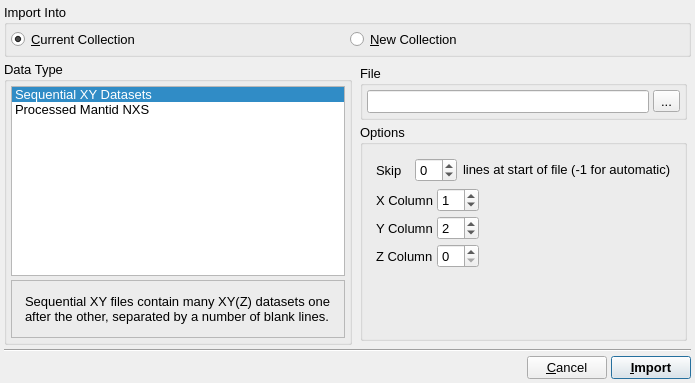
<?xml version="1.0" encoding="UTF-8"?>
<ui version="4.0">
 <class>ImportDialog</class>
 <widget class="QDialog" name="ImportDialog">
  <property name="geometry">
   <rect>
    <x>0</x>
    <y>0</y>
    <width>695</width>
    <height>383</height>
   </rect>
  </property>
  <property name="font">
   <font>
    <pointsize>10</pointsize>
   </font>
  </property>
  <property name="windowTitle">
   <string>Import Data</string>
  </property>
  <layout class="QVBoxLayout" name="verticalLayout_3">
   <property name="spacing">
    <number>4</number>
   </property>
   <property name="leftMargin">
    <number>4</number>
   </property>
   <property name="topMargin">
    <number>4</number>
   </property>
   <property name="rightMargin">
    <number>4</number>
   </property>
   <property name="bottomMargin">
    <number>4</number>
   </property>
   <item>
    <widget class="QGroupBox" name="ImportIntoGroup">
     <property name="sizePolicy">
      <sizepolicy hsizetype="Minimum" vsizetype="Minimum">
       <horstretch>0</horstretch>
       <verstretch>0</verstretch>
      </sizepolicy>
     </property>
     <property name="title">
      <string>Import Into</string>
     </property>
     <layout class="QHBoxLayout" name="horizontalLayout_7">
      <property name="spacing">
       <number>4</number>
      </property>
      <property name="leftMargin">
       <number>4</number>
      </property>
      <property name="topMargin">
       <number>4</number>
      </property>
      <property name="rightMargin">
       <number>4</number>
      </property>
      <property name="bottomMargin">
       <number>4</number>
      </property>
      <item>
       <widget class="QRadioButton" name="ImportIntoCurrentCollectionRadio">
        <property name="text">
         <string>&amp;Current Collection</string>
        </property>
        <property name="checked">
         <bool>true</bool>
        </property>
       </widget>
      </item>
      <item>
       <widget class="QRadioButton" name="ImportIntoNewCollectionRadio">
        <property name="text">
         <string>&amp;New Collection</string>
        </property>
       </widget>
      </item>
     </layout>
    </widget>
   </item>
   <item>
    <layout class="QHBoxLayout" name="horizontalLayout_3">
     <item>
      <widget class="QGroupBox" name="DataTypeGroup">
       <property name="sizePolicy">
        <sizepolicy hsizetype="Expanding" vsizetype="Preferred">
         <horstretch>0</horstretch>
         <verstretch>0</verstretch>
        </sizepolicy>
       </property>
       <property name="title">
        <string>Data Type</string>
       </property>
       <layout class="QVBoxLayout" name="verticalLayout">
        <property name="spacing">
         <number>4</number>
        </property>
        <property name="leftMargin">
         <number>4</number>
        </property>
        <property name="topMargin">
         <number>4</number>
        </property>
        <property name="rightMargin">
         <number>4</number>
        </property>
        <property name="bottomMargin">
         <number>4</number>
        </property>
        <item>
         <widget class="QListWidget" name="DataTypeList">
          <property name="editTriggers">
           <set>QAbstractItemView::NoEditTriggers</set>
          </property>
          <property name="currentRow">
           <number>0</number>
          </property>
          <item>
           <property name="text">
            <string>Sequential XY Datasets</string>
           </property>
          </item>
          <item>
           <property name="text">
            <string>Processed Mantid NXS</string>
           </property>
          </item>
         </widget>
        </item>
        <item>
         <widget class="QFrame" name="InfoFrame">
          <property name="sizePolicy">
           <sizepolicy hsizetype="Preferred" vsizetype="Expanding">
            <horstretch>0</horstretch>
            <verstretch>0</verstretch>
           </sizepolicy>
          </property>
          <property name="frameShape">
           <enum>QFrame::StyledPanel</enum>
          </property>
          <property name="frameShadow">
           <enum>QFrame::Sunken</enum>
          </property>
          <layout class="QHBoxLayout" name="horizontalLayout_5">
           <property name="spacing">
            <number>4</number>
           </property>
           <property name="leftMargin">
            <number>4</number>
           </property>
           <property name="topMargin">
            <number>4</number>
           </property>
           <property name="rightMargin">
            <number>4</number>
           </property>
           <property name="bottomMargin">
            <number>4</number>
           </property>
           <item>
            <widget class="QStackedWidget" name="InfoStack">
             <widget class="QWidget" name="SeqXYInfo">
              <layout class="QVBoxLayout" name="verticalLayout_5">
               <item>
                <widget class="QLabel" name="SeqZYInfoLabel">
                 <property name="sizePolicy">
                  <sizepolicy hsizetype="Expanding" vsizetype="Expanding">
                   <horstretch>0</horstretch>
                   <verstretch>0</verstretch>
                  </sizepolicy>
                 </property>
                 <property name="text">
                  <string>Sequential XY files contain many XY(Z) datasets one after the other, separated by a number of blank lines.</string>
                 </property>
                 <property name="wordWrap">
                  <bool>true</bool>
                 </property>
                </widget>
               </item>
              </layout>
             </widget>
             <widget class="QWidget" name="page_2"/>
            </widget>
           </item>
          </layout>
         </widget>
        </item>
       </layout>
      </widget>
     </item>
     <item>
      <widget class="QWidget" name="RightWidget" native="true">
       <property name="sizePolicy">
        <sizepolicy hsizetype="Expanding" vsizetype="Preferred">
         <horstretch>3</horstretch>
         <verstretch>0</verstretch>
        </sizepolicy>
       </property>
       <layout class="QVBoxLayout" name="verticalLayout_2">
        <property name="spacing">
         <number>4</number>
        </property>
        <property name="leftMargin">
         <number>4</number>
        </property>
        <property name="topMargin">
         <number>4</number>
        </property>
        <property name="rightMargin">
         <number>4</number>
        </property>
        <property name="bottomMargin">
         <number>4</number>
        </property>
        <item>
         <widget class="QGroupBox" name="DataFileGroup">
          <property name="sizePolicy">
           <sizepolicy hsizetype="Expanding" vsizetype="Preferred">
            <horstretch>1</horstretch>
            <verstretch>0</verstretch>
           </sizepolicy>
          </property>
          <property name="title">
           <string>File</string>
          </property>
          <layout class="QHBoxLayout" name="horizontalLayout">
           <property name="spacing">
            <number>4</number>
           </property>
           <property name="leftMargin">
            <number>4</number>
           </property>
           <property name="topMargin">
            <number>4</number>
           </property>
           <property name="rightMargin">
            <number>4</number>
           </property>
           <property name="bottomMargin">
            <number>4</number>
           </property>
           <item>
            <widget class="QLineEdit" name="DataFileEdit"/>
           </item>
           <item>
            <widget class="QToolButton" name="DataFileSelectButton">
             <property name="text">
              <string>...</string>
             </property>
            </widget>
           </item>
          </layout>
         </widget>
        </item>
        <item>
         <widget class="QGroupBox" name="DataOptionsGroup">
          <property name="sizePolicy">
           <sizepolicy hsizetype="Expanding" vsizetype="Preferred">
            <horstretch>1</horstretch>
            <verstretch>0</verstretch>
           </sizepolicy>
          </property>
          <property name="title">
           <string>Options</string>
          </property>
          <layout class="QHBoxLayout" name="horizontalLayout_2">
           <property name="spacing">
            <number>4</number>
           </property>
           <property name="leftMargin">
            <number>4</number>
           </property>
           <property name="topMargin">
            <number>4</number>
           </property>
           <property name="rightMargin">
            <number>4</number>
           </property>
           <property name="bottomMargin">
            <number>4</number>
           </property>
           <item>
            <widget class="QStackedWidget" name="DataOptionsStack">
             <property name="sizePolicy">
              <sizepolicy hsizetype="Expanding" vsizetype="Preferred">
               <horstretch>0</horstretch>
               <verstretch>0</verstretch>
              </sizepolicy>
             </property>
             <property name="currentIndex">
              <number>0</number>
             </property>
             <widget class="QWidget" name="SequentialXYPage">
              <layout class="QVBoxLayout" name="verticalLayout_4">
               <item>
                <layout class="QHBoxLayout" name="horizontalLayout_6">
                 <item>
                  <widget class="QLabel" name="label">
                   <property name="text">
                    <string>Skip</string>
                   </property>
                  </widget>
                 </item>
                 <item>
                  <widget class="QSpinBox" name="SeqXYNSkip">
                   <property name="minimum">
                    <number>-1</number>
                   </property>
                  </widget>
                 </item>
                 <item>
                  <widget class="QLabel" name="label_2">
                   <property name="text">
                    <string>&lt;html&gt;&lt;head/&gt;&lt;body&gt;&lt;p&gt;lines at start of file (-1 for automatic)&lt;/p&gt;&lt;/body&gt;&lt;/html&gt;</string>
                   </property>
                  </widget>
                 </item>
                </layout>
               </item>
               <item>
                <layout class="QGridLayout" name="gridLayout">
                 <property name="spacing">
                  <number>4</number>
                 </property>
                 <item row="1" column="0">
                  <widget class="QLabel" name="SeqXYXSourceLabel_2">
                   <property name="text">
                    <string>Y Column</string>
                   </property>
                  </widget>
                 </item>
                 <item row="2" column="0">
                  <widget class="QLabel" name="SeqXYXSourceLabel_3">
                   <property name="text">
                    <string>Z Column</string>
                   </property>
                  </widget>
                 </item>
                 <item row="0" column="0">
                  <widget class="QLabel" name="SeqXYXSourceLabel">
                   <property name="text">
                    <string>X Column</string>
                   </property>
                  </widget>
                 </item>
                 <item row="0" column="1">
                  <widget class="QSpinBox" name="SeqXYColumnXSpin">
                   <property name="toolTip">
                    <string>Column in file to use for X data.  A value of zero indicates a simple counter should be used instead.</string>
                   </property>
                   <property name="value">
                    <number>1</number>
                   </property>
                  </widget>
                 </item>
                 <item row="2" column="1">
                  <widget class="QSpinBox" name="SeqXYColumnZSpin">
                   <property name="toolTip">
                    <string>Column in file to use for Z data.  A value of zero indicates a simple counter should be used instead.</string>
                   </property>
                  </widget>
                 </item>
                 <item row="1" column="1">
                  <widget class="QSpinBox" name="SeqXYColumnYSpin">
                   <property name="toolTip">
                    <string>Column in file to use for Y data.</string>
                   </property>
                   <property name="minimum">
                    <number>1</number>
                   </property>
                   <property name="value">
                    <number>2</number>
                   </property>
                  </widget>
                 </item>
                 <item row="1" column="2">
                  <spacer name="horizontalSpacer_2">
                   <property name="orientation">
                    <enum>Qt::Horizontal</enum>
                   </property>
                   <property name="sizeHint" stdset="0">
                    <size>
                     <width>40</width>
                     <height>20</height>
                    </size>
                   </property>
                  </spacer>
                 </item>
                </layout>
               </item>
               <item>
                <spacer name="verticalSpacer">
                 <property name="orientation">
                  <enum>Qt::Vertical</enum>
                 </property>
                 <property name="sizeHint" stdset="0">
                  <size>
                   <width>20</width>
                   <height>110</height>
                  </size>
                 </property>
                </spacer>
               </item>
              </layout>
             </widget>
             <widget class="QWidget" name="ProcessedMantidNXSOptions"/>
            </widget>
           </item>
          </layout>
         </widget>
        </item>
       </layout>
      </widget>
     </item>
    </layout>
   </item>
   <item>
    <widget class="Line" name="line">
     <property name="orientation">
      <enum>Qt::Horizontal</enum>
     </property>
    </widget>
   </item>
   <item>
    <layout class="QHBoxLayout" name="horizontalLayout_4">
     <property name="spacing">
      <number>4</number>
     </property>
     <item>
      <spacer name="horizontalSpacer">
       <property name="orientation">
        <enum>Qt::Horizontal</enum>
       </property>
       <property name="sizeHint" stdset="0">
        <size>
         <width>40</width>
         <height>20</height>
        </size>
       </property>
      </spacer>
     </item>
     <item>
      <widget class="QPushButton" name="CancelButton">
       <property name="text">
        <string>&amp;Cancel</string>
       </property>
      </widget>
     </item>
     <item>
      <widget class="QPushButton" name="ImportButton">
       <property name="font">
        <font>
         <weight>75</weight>
         <bold>true</bold>
        </font>
       </property>
       <property name="text">
        <string>&amp;Import</string>
       </property>
       <property name="default">
        <bool>true</bool>
       </property>
      </widget>
     </item>
    </layout>
   </item>
  </layout>
 </widget>
 <tabstops>
  <tabstop>DataTypeList</tabstop>
  <tabstop>DataFileEdit</tabstop>
  <tabstop>DataFileSelectButton</tabstop>
  <tabstop>SeqXYNSkip</tabstop>
  <tabstop>SeqXYColumnXSpin</tabstop>
  <tabstop>SeqXYColumnYSpin</tabstop>
  <tabstop>SeqXYColumnZSpin</tabstop>
  <tabstop>CancelButton</tabstop>
  <tabstop>ImportButton</tabstop>
 </tabstops>
 <resources/>
 <connections>
  <connection>
   <sender>DataTypeList</sender>
   <signal>currentRowChanged(int)</signal>
   <receiver>DataOptionsStack</receiver>
   <slot>setCurrentIndex(int)</slot>
   <hints>
    <hint type="sourcelabel">
     <x>197</x>
     <y>118</y>
    </hint>
    <hint type="destinationlabel">
     <x>479</x>
     <y>187</y>
    </hint>
   </hints>
  </connection>
  <connection>
   <sender>DataTypeList</sender>
   <signal>currentRowChanged(int)</signal>
   <receiver>InfoStack</receiver>
   <slot>setCurrentIndex(int)</slot>
   <hints>
    <hint type="sourcelabel">
     <x>104</x>
     <y>83</y>
    </hint>
    <hint type="destinationlabel">
     <x>91</x>
     <y>257</y>
    </hint>
   </hints>
  </connection>
 </connections>
</ui>
